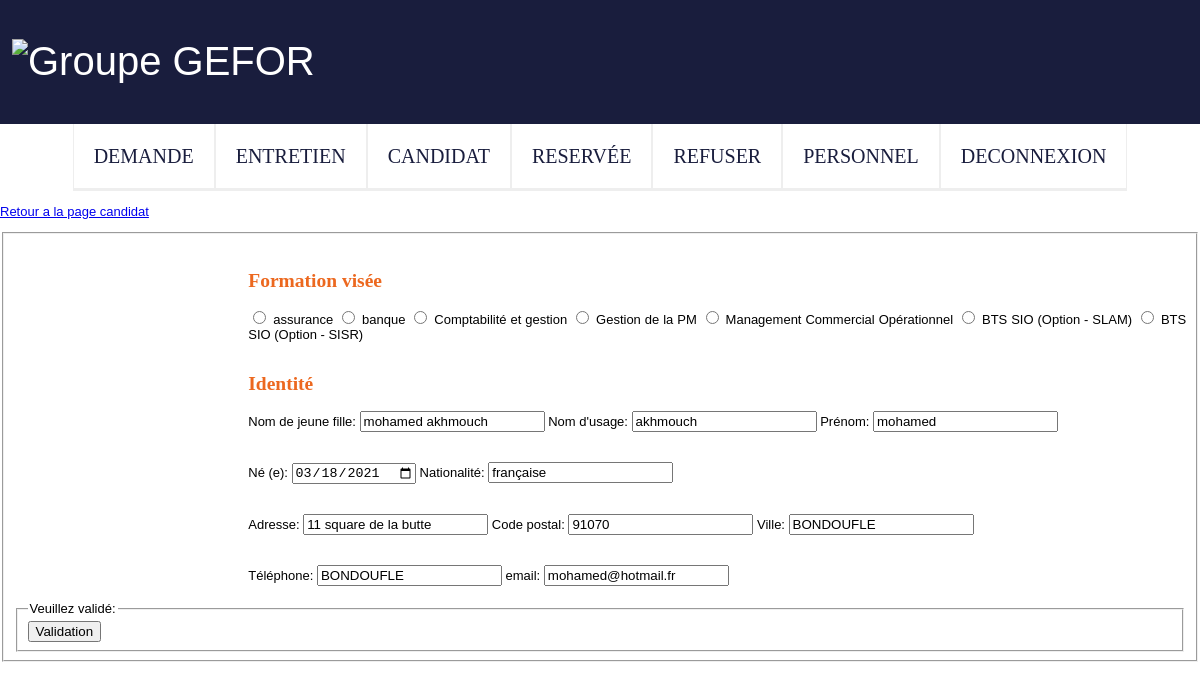
Page /admin/modifier_candidat_admin.php?idcandidat=11 on the committed database.
### tables this page shows
CREATE TABLE IF NOT EXISTS `formation` (
  `idformation` int(11) NOT NULL AUTO_INCREMENT,
  `libelle` varchar(45) DEFAULT NULL,
  `date_ajout` date DEFAULT NULL,
  `date_modification` date DEFAULT NULL,
  PRIMARY KEY (`idformation`)
);

CREATE TABLE IF NOT EXISTS `candidat` (
  `idcandidat` int(11) NOT NULL AUTO_INCREMENT,
  `nom_dusage` varchar(45) NOT NULL,
  `nom_jeunefille` varchar(255) DEFAULT NULL,
  `prenom` varchar(45) NOT NULL,
  `date_naissance` date DEFAULT NULL,
  `adresse` varchar(75) DEFAULT NULL,
  `cp` varchar(10) DEFAULT NULL,
  `ville` varchar(45) DEFAULT NULL,
  `email` varchar(45) NOT NULL,
  `tel` varchar(14) DEFAULT NULL,
  `nationalite` varchar(255) DEFAULT NULL,
  `reunion_info` tinyint(1) DEFAULT NULL,
  `elementdeclencheur` text,
  `objectif2` text,
  `objectif3` text,
  `objectif4` text,
  `objectif5` text,
  `objectif7` text,
  `objectif8` text,
  `pk_formation` text,
  `court` text,
  `moyen` text,
  `long_terme` text,
  `points_forts` text,
  `axe_progres` text,
  `charges_familiales` text,
  `soutien_entourage` tinyint(1) DEFAULT NULL,
  `avis_formatrice` text,
  `amenagement_parcours` text,
  `remarque_entretien` text,
  `motivations` varchar(45) DEFAULT NULL,
  `resultat_test` varchar(45) DEFAULT NULL,
  `avis_projet` varchar(45) DEFAULT NULL,
  `decision` varchar(45) DEFAULT NULL,
  `remarque_decision` text,
  `organisme_connu` text,
  `id_situation` int(11) DEFAULT NULL,
  `commentaire_situation` varchar(45) DEFAULT NULL,
  `id_formation` int(11) DEFAULT NULL,
  `id_session` int(11) DEFAULT NULL,
  `mot_de_passe` varchar(255) NOT NULL,
  `id_groupe` int(11) NOT NULL,
  `financeur` varchar(40) DEFAULT NULL,
  `prise_en_charge` tinyint(1) DEFAULT NULL,
  `date_ajout` date DEFAULT NULL,
  `date_modification` date DEFAULT NULL,
  `cursus_formulaire` int(11) DEFAULT NULL,
  PRIMARY KEY (`idcandidat`),
  KEY `idformation` (`id_formation`),
  KEY `idsituation_pro` (`id_situation`),
  KEY `id_session` (`id_session`),
  KEY `id_groupe` (`id_groupe`)
);

### admin/modifier_candidat_admin.php (the view, shortened to what this page needs)
<?php
require_once("header.php");
require("nav_admin.php");
 require_once('../bdd/connect.php');
 function securite($data){
    $data=strip_tags($data);
    $data=trim($data);
    $data=htmlspecialchars($data);
    return $data;
    }
if(isset($_GET['idcandidat']) && !empty($_GET['idcandidat'])){
    $id = securite($_GET['idcandidat']);
$query1=$db->prepare("SELECT * FROM formation;");
$query1->execute();
$result_for=$query1->fetchall();
$query3=$db->prepare("SELECT * FROM candidat WHERE idcandidat=$id");
$query3->execute();
$result_candidat=$query3->fetch();
if (isset($_POST['formation']) && !empty($_POST['formation'])
    && isset($_POST['nom']) && !empty($_POST['nom'])
    && isset($_POST['nomjf']) && !empty($_POST['nomjf'])
    && isset($_POST['prenom']) && !empty($_POST['prenom'])
    && isset($_POST['date_naissance']) && !empty($_POST['date_naissance'])
    && isset($_POST['nationalite']) && !empty($_POST['nationalite'])
    && isset($_POST['adresse']) && !empty($_POST['adresse'])
    && isset($_POST['cp']) && !empty($_POST['cp'])
    && isset($_POST['ville']) && !empty($_POST['ville'])
    && isset($_POST['tel']) && !empty($_POST['tel'])
    && isset($_POST['email']) && !empty($_POST['email']) ){
        $formation=securite($_POST['formation']);
        $nom=securite($_POST['nom']);
        $nomjf=securite($_POST['nomjf']);
        $prenom=securite($_POST['prenom']);
        $date_naissance=securite($_POST['date_naissance']);
        $nationalite=securite($_POST['nationalite']);
        $adresse=securite($_POST['adresse']);
        $cp=securite($_POST['cp']);
        $ville=securite($_POST['ville']);
        $tel=securite($_POST['tel']);
        $email=securite($_POST['email']);
        $query=$db->prepare("UPDATE candidat SET nom_dusage=?,nom_jeunefille=?,prenom=?,date_naissance=?,adresse=?,
                            cp=?,ville=?,tel=?, nationalite=?,id_formation=?,email=?
                             WHERE idcandidat=?;");
        $query->bindValue(1, $nom, PDO::PARAM_STR);
        $query->bindValue(2, $nomjf, PDO::PARAM_STR);
        $query->bindValue(3, $prenom, PDO::PARAM_STR);
        $query->bindValue(4, $date_naissance, PDO::PARAM_STR);
        $query->bindValue(5, $adresse, PDO::PARAM_STR);
        $query->bindValue(6, $cp, PDO::PARAM_STR);
        $query->bindValue(7, $ville, PDO::PARAM_STR);
        $query->bindValue(8, $tel, PDO::PARAM_STR);
        $query->bindValue(9, $nationalite, PDO::PARAM_STR);
        $query->bindValue(10, $formation, PDO::PARAM_STR);
        $query->bindValue(11, $email, PDO::PARAM_STR);
        $query->bindValue(12, $id, PDO::PARAM_INT);
        $query->execute();
            $_POST=null;
            header('location: candi_valid.php');
        }}
?>
<p><a href="candi_valid.php">Retour a la page candidat</a></p>
    <form method="post">
        <fieldset>
            <div class="champ">
            <?php if(isset($error)){echo "<span style='color: red'>".$error."</span>";}
            else{echo "<br>";}?>
                <h2>Formation visée</h2>
                <?php
                    foreach($result_for as $formation){?>
                    <input type="radio" id="<?= $formation['idformation'].'formation'?>"name="formation" value="<?= $formation['idformation']?>" required>
                    <label for="formation"><?= $formation['libelle']?></label>
                    <?php
                        }
                    ?>
            </div>
            <div class="champ">
                <h2>Identité</h2>
                <label for="nomjf">Nom de jeune fille: </label>
                <input type="text" id="nomjf" name="nomjf" value="<?= $result_candidat['nom_jeunefille']?>">
                <label for="nom">Nom d'usage: </label>
                <input type="text" id="nom" name="nom" value="<?= $result_candidat['nom_dusage']?>" required>
                <label for="prénom">Prénom: </label>
                <input type="text" id="prenom" name="prenom" value="<?= $result_candidat['prenom']?>"required>
            </div>
            <br>
            <div class="champ">
                <label for="date_naissance">Né (e): </label>
                <input type="date" id="date" name="date_naissance" value="<?= $result_candidat['date_naissance']?>"required>
                <label for="nationalité">Nationalité: </label>
                <input type="text" id="nationalite" name="nationalite" value="<?= $result_candidat['nationalite']?>"required>
            </div>
            <br>
            <div class="champ">
                <label for="id">Adresse: </label>
                <input type="text" id="adresse" name="adresse" value="<?= $result_candidat['adresse']?>"required>
                <label for="id">Code postal: </label>
                <input type="text" id="cp" name="cp" value="<?= $result_candidat['cp']?>"required>
                <label for="id">Ville: </label>
                <input type="text" id="ville" name="ville" value="<?= $result_candidat['ville']?>"required>
            </div>
            <br>
            <div class="champ">
                <label for="id">Téléphone: </label>
                <input type="text" id="tel" name="tel" value="<?= $result_candidat['ville']?>"required>
                <label for="id">email: </label>
                <input type="text" id="email" name="email" value="<?= $result_candidat['email']?>"required>
            </div>
        <fieldset>
            <legend>Veuillez validé:</legend>
            <input type="submit" value="Validation">
        </fieldset>
    </form>

### style.css (style rules this page uses)
body { font-family: 'Century Gothic', Calibri, sans-serif; font-size: 13px; margin: 0px; padding: 0px; }
.champ { margin-left: 20%; text-align: justify; padding: top 15px; padding-bottom: 15px; }
h2 { color: #ec681f; font-family: 'Playfair Display',serif; }

### rows in the picture
formation: libelle "assurance"
formation: libelle "banque"
formation: libelle "Comptabilité et gestion"
formation: libelle "Gestion de la PM"
formation: libelle "Management Commercial Opérationnel"
formation: libelle "BTS SIO (Option - SLAM)"
formation: libelle "BTS SIO (Option - SISR)"
candidat: nomjf "mohamed akhmouch", nom "akhmouch", prenom "mohamed", date_naissance "03/18/2021", nationalite "française", adresse "11 square de la butte", cp "91070", ville "BONDOUFLE", tel "BONDOUFLE", email "mohamed@hotmail.fr"
